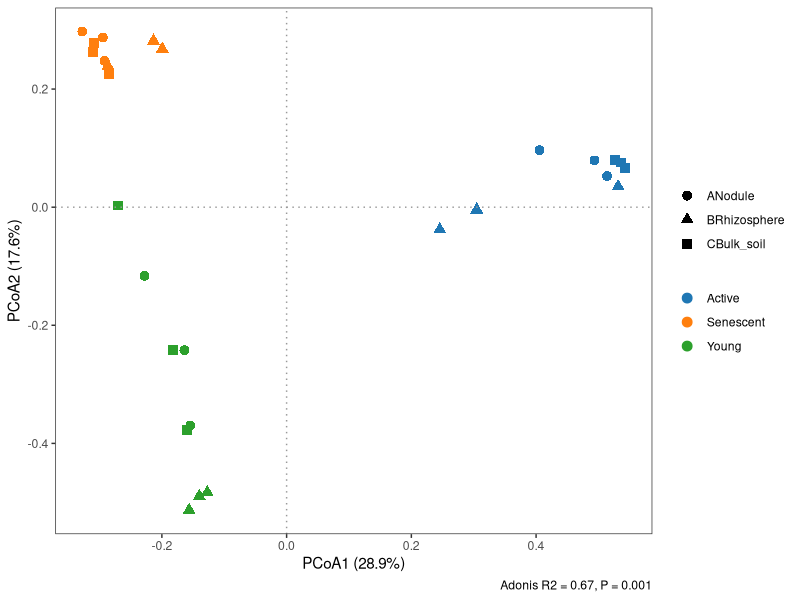

Write R code to recreate this figure.
#############################################
# PCoA (Bray–Curtis) with group1 ellipse, group2 shape, group3 color
library(vegan)
library(ggplot2)
library(ggsci)


otu_data <- read.csv("B_asv.csv", row.names = 1, header = TRUE, check.names = FALSE)

group <- read.table("group_data.txt",
                    header = TRUE,
                    sep = "\t",        
                    stringsAsFactors = FALSE)


otu_data <- t(otu_data)

#  Bray–Curtis 
distance <- vegdist(otu_data, method = "bray")

#  PCoA
poca <- cmdscale(distance, k = 2, eig = TRUE)
plot_data <- as.data.frame(poca$points)
colnames(plot_data) <- c("PCoA1", "PCoA2")


poca_plot_data <- cbind(plot_data, group)


eig_percent <- round(poca$eig / sum(poca$eig) * 100, 1)

#  Adonis（ group1）
dune.div <- adonis2(distance ~ group1, data = group, permutations = 999)
dune_adonis <- paste0("Adonis R2 = ",
                      round(dune.div$R2[1], 3),
                      ", P = ",
                      dune.div$`Pr(>F)`[1])


p <- ggplot(poca_plot_data,
            aes(x = PCoA1,
                y = PCoA2,
                color = group3,
                shape = group2)) +
  geom_point(size = 3) +
  stat_ellipse(aes(group = group1, fill = group3),
               geom = "polygon",
               alpha = 0.15,
               level = 0.95,
               show.legend = FALSE) +
  scale_color_d3() +
  scale_fill_d3() +
  labs(x = paste0("PCoA1 (", eig_percent[1], "%)"),
       y = paste0("PCoA2 (", eig_percent[2], "%)"),
       caption = dune_adonis) +
  theme_bw() +
  geom_hline(yintercept = 0, linetype = "dotted", color = "grey60") +
  geom_vline(xintercept = 0, linetype = "dotted", color = "grey60") +
  theme(legend.title = element_blank(),
        panel.grid = element_blank())

print(p)
